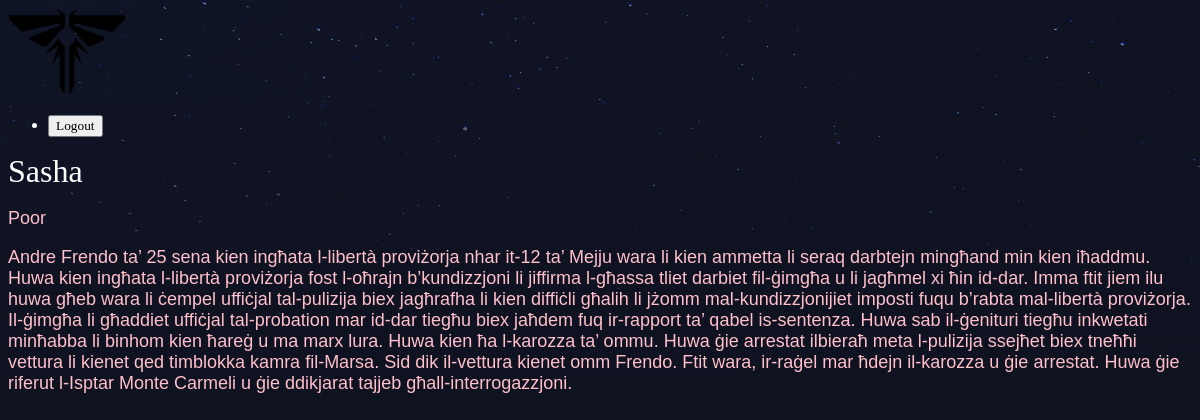
Screenshot of /members/Sasha with the database file from the repository.
### app/models.py (models this page shows, shortened)
class Student(models.Model):
    name = models.TextField()
    VeryPoor = 'Very Poor'
    Poor = 'Poor'
    Mid = 'Normal'
    Rich = 'Rich'
    VeryRich = 'Very Rich'
    CHOICES = [
        (Poor, "Poor"),
        (VeryPoor, "Very Poor"),
        (Mid, "Mid"),
        (Rich, " Rich"),
        (VeryRich, "Very Rich")]
    Finances = models.CharField(
        max_length=9,
        choices=CHOICES,
        default='mid',
    )
    body = models.TextField()

### app/views.py (the view)
# urls.py: path('members/<name>', views.members, name='members'),
def members(request, name):
    Members = Student.objects.get(name=name, )
    return render(request, 'members.html', {'members': Members})

### templates/members.html
{%extends 'base.html'%}
{% block content%}
<h1>{{members.name}}</h1>
<p>{{members.Finances}}</p>
<p>{{members.body}}</p>
{%endblock%}

### static/styles.css (style rules this page uses)
body { background-color: #0f121f; background-image: url(Images/stars.png); background-size: cover; color: #fff; }
body * { font-family: Ubuntu; }
h1, h2, h3, h4, h5 { font-weight: normal; margin: 0; }
p { font-weight: 100; font-size: large; font-family: Arial, Helvetica, sans-serif; color: pink; }

### rows the page displays
Student: name "Sasha", Finances "Poor", body "Andre Frendo ta’ 25 sena kien ingħata l-libertà proviżorja nhar it-12 ta’ Mejju wara li kien ammetta li seraq darbtejn mingħand min kien iħaddmu. Huwa kien ingħata l-libertà proviżorja fost l-oħrajn b’kundizzjoni li jiffirma l-għassa tliet darbiet fil-ġimgħa u li jagħmel xi ħin id-dar. Imma ftit jiem ilu huwa għeb wara li ċempel uffiċjal tal-pulizija biex jagħrafha li kien diffiċli għalih li jżomm mal-kundizzjonijiet imposti fuqu b’rabta mal-libertà proviżorja. Il-ġimgħa li għaddiet uffiċjal tal-probation mar id-dar tiegħu biex jaħdem fuq ir-rapport ta’ qabel is-sentenza. Huwa sab il-ġenituri tiegħu inkwetati minħabba li binhom kien ħareġ u ma marx lura. Huwa kien ħa l-karozza ta’ ommu.…"
